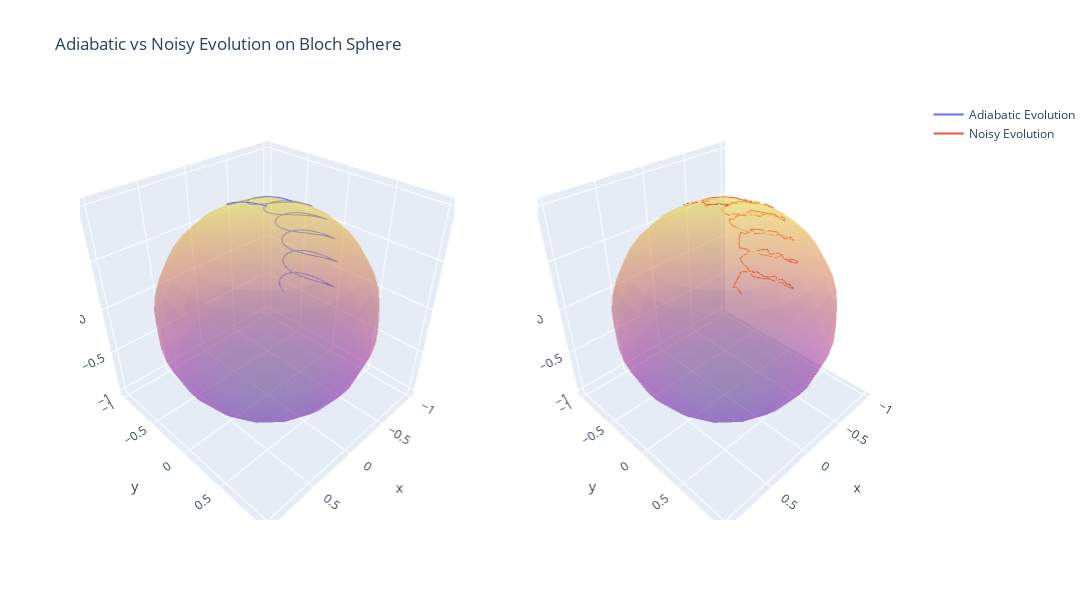
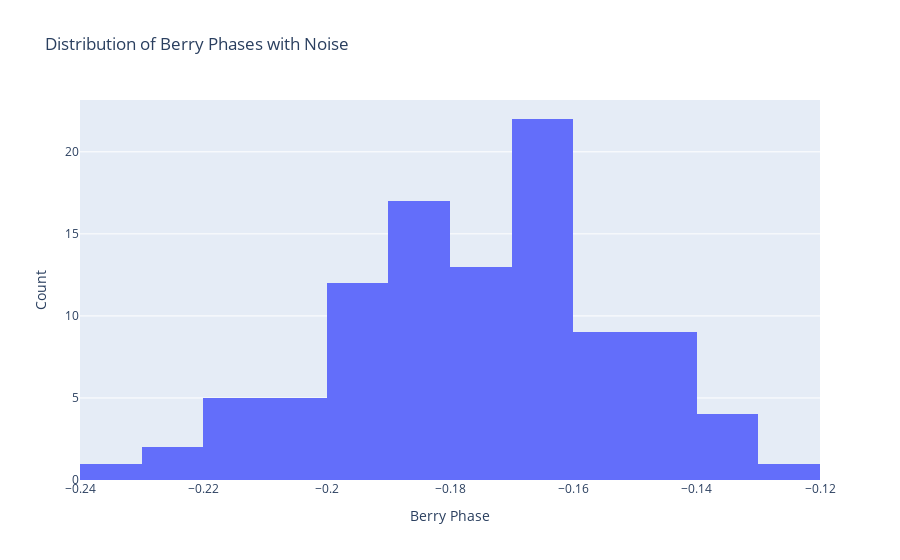

These figures' notebook cell, in order:
### Code cell
import numpy as np
import plotly.graph_objs as go
from plotly.subplots import make_subplots
from scipy.linalg import expm

# ... (previous code remains the same)

def time_dependent_hamiltonian(t, loop_frequency=1):
    """Time-dependent Hamiltonian for adiabatic evolution."""
    omega = 2 * np.pi * loop_frequency
    return np.array([[np.cos(omega * t), np.sin(omega * t)],
                     [np.sin(omega * t), -np.cos(omega * t)]])

def adiabatic_evolution(initial_state, times, loop_frequency=1):
    """Simulate adiabatic evolution of the system."""
    states = [initial_state]
    dt = times[1] - times[0]
    for t in times[1:]:
        H = time_dependent_hamiltonian(t, loop_frequency)
        U = expm(-1j * H * dt)
        states.append(np.dot(U, states[-1]))
    return np.array(states)

def add_noise(states, noise_level=0.01):
    """Add noise to the quantum states."""
    noise = noise_level * (np.random.randn(len(states), 2) + 1j * np.random.randn(len(states), 2))
    noisy_states = states + noise
    # Renormalize the states
    return noisy_states / np.linalg.norm(noisy_states, axis=1)[:, np.newaxis]

# Simulate adiabatic evolution
times = np.linspace(0, 2*np.pi, 200)
initial_state = spinor(0, 0)
adiabatic_states = adiabatic_evolution(initial_state, times)

# Add noise to the adiabatic states
noisy_states = add_noise(adiabatic_states)

# Calculate Berry phase for adiabatic and noisy evolution
berry_phase_adiabatic = berry_phase(adiabatic_states)
berry_phase_noisy = berry_phase(noisy_states)

# Calculate Bloch vectors
bloch_vectors_adiabatic = np.array([bloch_vector(state) for state in adiabatic_states])
bloch_vectors_noisy = np.array([bloch_vector(state) for state in noisy_states])

# Visualize the results
fig = make_subplots(rows=1, cols=2, specs=[[{'type': 'scatter3d'}, {'type': 'scatter3d'}]])

# Adiabatic evolution
fig.add_trace(go.Scatter3d(x=bloch_vectors_adiabatic[:, 0], y=bloch_vectors_adiabatic[:, 1], z=bloch_vectors_adiabatic[:, 2],
                           mode='lines', name='Adiabatic Evolution'), row=1, col=1)

# Noisy evolution
fig.add_trace(go.Scatter3d(x=bloch_vectors_noisy[:, 0], y=bloch_vectors_noisy[:, 1], z=bloch_vectors_noisy[:, 2],
                           mode='lines', name='Noisy Evolution'), row=1, col=2)

# Add Bloch sphere
u = np.linspace(0, 2*np.pi, 20)
v = np.linspace(0, np.pi, 20)
sphere_x = np.outer(np.cos(u), np.sin(v))
sphere_y = np.outer(np.sin(u), np.sin(v))
sphere_z = np.outer(np.ones(np.size(u)), np.cos(v))

fig.add_trace(go.Surface(x=sphere_x, y=sphere_y, z=sphere_z, opacity=0.3, showscale=False), row=1, col=1)
fig.add_trace(go.Surface(x=sphere_x, y=sphere_y, z=sphere_z, opacity=0.3, showscale=False), row=1, col=2)

fig.update_layout(height=600, width=1200, title_text="Adiabatic vs Noisy Evolution on Bloch Sphere")
fig.show()

print(f"Berry Phase (Adiabatic): {berry_phase_adiabatic:.6f}")
print(f"Berry Phase (Noisy): {berry_phase_noisy:.6f}")

# Statistical analysis
num_runs = 100
berry_phases = []

for _ in range(num_runs):
    noisy_states = add_noise(adiabatic_states)
    berry_phases.append(berry_phase(noisy_states))

berry_phases = np.array(berry_phases)
mean_berry_phase = np.mean(berry_phases)
std_berry_phase = np.std(berry_phases)

print(f"Mean Berry Phase: {mean_berry_phase:.6f}")
print(f"Standard Deviation of Berry Phase: {std_berry_phase:.6f}")

# Histogram of Berry phases
fig_hist = go.Figure(data=[go.Histogram(x=berry_phases)])
fig_hist.update_layout(title_text="Distribution of Berry Phases with Noise", xaxis_title="Berry Phase", yaxis_title="Count")
fig_hist.show()

### Figure 1 — Plotly figure (JSON) as saved in the notebook; plotly's stock layout.template omitted (floating-point values rounded to 4 significant figures; data arrays with more than 128 entries replaced by an {"elided": "..."} marker saying what was removed)
{"data": [{"mode": "lines", "name": "Adiabatic Evolution", "scene": "scene", "type": "scatter3d", "x": {"elided": "200 float values"}, "y": {"elided": "200 float values"}, "z": {"elided": "200 float values"}}, {"mode": "lines", "name": "Noisy Evolution", "scene": "scene2", "type": "scatter3d", "x": {"elided": "200 float values"}, "y": {"elided": "200 float values"}, "z": {"elided": "200 float values"}}, {"opacity": 0.3, "scene": "scene", "showscale": false, "type": "surface", "x": {"elided": "20x20 float values"}, "y": {"elided": "20x20 float values"}, "z": {"elided": "20x20 float values"}}, {"opacity": 0.3, "scene": "scene2", "showscale": false, "type": "surface", "x": {"elided": "20x20 float values"}, "y": {"elided": "20x20 float values"}, "z": {"elided": "20x20 float values"}}], "layout": {"height": 600, "scene": {"domain": {"x": [0, 0.45], "y": [0, 1]}}, "scene2": {"domain": {"x": [0.55, 1], "y": [0, 1]}}, "title": {"text": "Adiabatic vs Noisy Evolution on Bloch Sphere"}, "width": 1200}}

### Figure 2 — Plotly figure (JSON) as saved in the notebook; plotly's stock layout.template omitted (floating-point values rounded to 4 significant figures)
{"data": [{"type": "histogram", "x": [-0.1407, -0.1738, -0.1689, -0.1649, -0.1813, -0.1319, -0.1578, -0.1842, -0.1708, -0.1719, -0.1381, -0.1467, -0.1455, -0.1772, -0.1467, -0.1864, -0.2046, -0.1617, -0.1951, -0.1666, -0.1903, -0.208, -0.192, -0.1945, -0.1582, -0.2087, -0.1462, -0.1633, -0.1685, -0.1691, -0.1656, -0.1567, -0.1791, -0.1852, -0.1218, -0.2185, -0.1914, -0.1666, -0.1657, -0.187, -0.1874, -0.1554, -0.1443, -0.1621, -0.1659, -0.1909, -0.1345, -0.143, -0.187, -0.2224, -0.2152, -0.18, -0.1745, -0.1926, -0.1903, -0.1831, -0.1755, -0.186, -0.2, -0.2301, -0.1738, -0.1846, -0.1617, -0.1649, -0.2213, -0.2115, -0.1643, -0.1908, -0.1608, -0.1773, -0.1692, -0.1609, -0.1307, -0.1814, -0.1584, -0.1846, -0.1766, -0.1792, -0.1491, -0.1627, -0.2194, -0.1425, -0.1994, -0.1541, -0.1894, -0.1749, -0.1894, -0.2013, -0.1667, -0.1857, -0.1651, -0.2121, -0.1919, -0.1514, -0.1605, -0.1537, -0.1806, -0.188, -0.1995, -0.1504]}], "layout": {"title": {"text": "Distribution of Berry Phases with Noise"}, "xaxis": {"title": {"text": "Berry Phase"}}, "yaxis": {"title": {"text": "Count"}}}}
